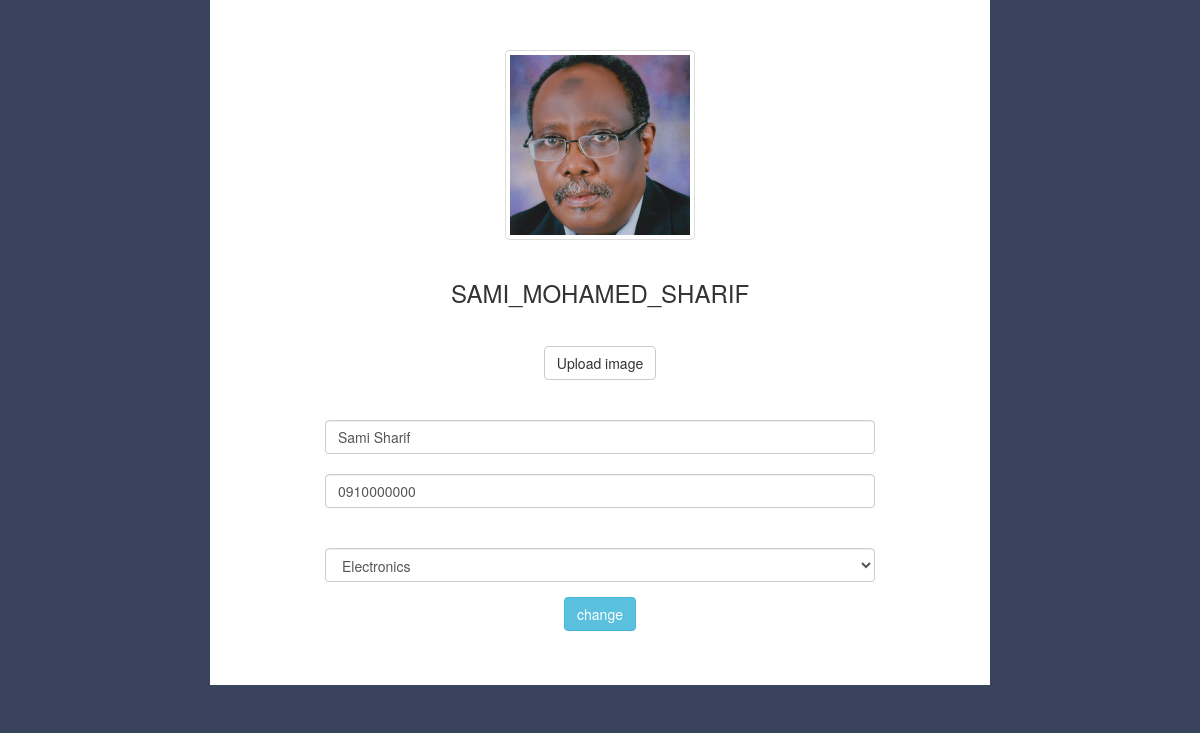
/home/profile/ (signed in), run on the app's committed database.
### Begining/models.py (models this page shows, shortened)
class Professor(models.Model):
    user=models.OneToOneField(User,unique=True)
    professor_id=models.AutoField(primary_key=True,unique=True,default=None)
    nickname=models.CharField("nick name",max_length=100,default="user")
    specialization = models.CharField("specialization", max_length=100)
    phone_number = models.CharField("Phone Number", max_length=10)
    photo_name=models.CharField("photo name",max_length=100,default="")
    photo=models.FileField(upload_to=MEDIA_ROOT,default=None)
    upvote=models.IntegerField("up vote",default=0)
    downvote=models.IntegerField("down vote",default=0)
    total_votes=models.IntegerField("total votes",default=0)

### user_section/views.py (the view, shortened to what this page needs)
# urls.py: url(r'^home/profile/', profile.as_view()),
class profile(View):
    def get(self, request):
        requester = request.user
        user = User.objects.get_by_natural_key(username=requester)
        print user.username
        try:
            check = Student.objects.filter(user=user).exists()
            if check:
                student = Student.objects.get(user=user)
                context = {"user": student}
                return render(request,"profile.html", context)
        except:
            pass
        try:
            check2 = Professor.objects.filter(user=user).exists()
            if check2:
                professor = Professor.objects.get(user=user)
                context = {"user": professor}
                return render(request,"profile.html", context)
        except:
            pass

### templates/profile.html (shortened to what this page needs)
{% load staticfiles %}
<head>
    <link href="{% static 'css/bootstrap.min.css'%}" rel="stylesheet">
</head>
<body>
<div class="container">
    <div class="row">
        <div class="col-xs-8 col-xs-offset-2" id="main" style="margin-bottom:20px">
            <form action="." method="post" style="margin-top:30px" enctype="multipart/form-data">
                <div class="form-group" style="margin-top:50px;margin-left:100px;margin-right:100px">
                    <div align="center">
                        <img src={{user.photo_name}} class="img-responsive img-thumbnail" width="190">
                        <br><br><br>
                    </div>
                    <div align="center"><strong class="h3">{{user.user.username}}</strong></div>
                    <br>
                    <br>
                    <div align="center">
                        <button type="button" onclick="chooseFile();" class="btn btn-default">Upload image</button>
                    </div>
                    <br><br>
                    <input type="text" id="nickname" name="nickname" class="form-control" placeholder="nick name"
                           value="{{user.nickname}}">
                    <br>
                    <input type="text" name="phoneNumber" class="form-control" placeholder="phone number" value="{{user.phone_number}}">
                    <br>
                    <br>
                    <select class="form-control" name="specialization">
                        <option selected> {{user.specialization}}</option>
                    </select>
                </div>
            <div align="center"><input type="submit" class="btn btn-info" value="change"></div>
            </form>
            <br><br>
        </div>
    </div>
</div>
</body>

### templates/profile.html (style rules this page uses)
body { background-color:#39435c; }
#main { background-color:white; }

### data on the page
Professor: photo_name (picture), user.username "SAMI_MOHAMED_SHARIF", nickname "Sami Sharif", phoneNumber "0910000000", specialization "Electronics"
